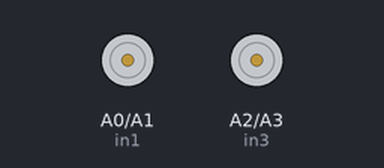
Bench run of a sketch on a simulated Arduino Uno, built with avr-gcc and run on an emulated ATmega328P. Shown: motor-driver pin pairs drawn as motors (green arrow = first pin HIGH = forward, orange = second pin HIGH = backward, longer = more drive, scaled by the enable pin).

Above: at 0.1 s.
At 5.1 s:
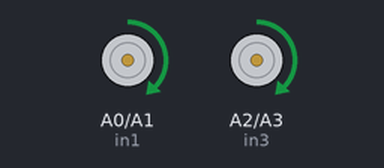
Timing chart, 0 to 6.6 s (numbered marks = the images above):
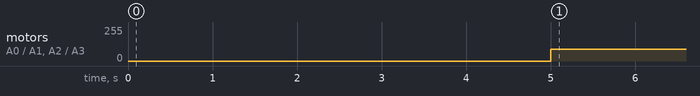

Measured:
- by itself, motor on A0 (in1) / A1 (in2), motor on A2 (in3) / A3 (in4): stopped → forward 90/255 at 5.0 s

The sketch:

hc-04_master.ino
```cpp
// Master code
#include <Wire.h>

// 1 component (Motor)
// Motor A connections
int enA = 11;
int in1 = A0;
int in2 = A1;
// Motor B connections
int enB = 10;
int in3 = A2;
int in4 = A3;

// distance variable
int distance;

void setup() {
  Wire.begin(9); // Set the slave address to 9

  // Set all the motor control pins to outputs
  pinMode(enA, OUTPUT);
  pinMode(enB, OUTPUT);
  pinMode(in1, OUTPUT);
  pinMode(in2, OUTPUT);
  pinMode(in3, OUTPUT);
  pinMode(in4, OUTPUT);

  // Turn off motors - Initial state
  digitalWrite(in1, LOW);
  digitalWrite(in2, LOW);
  digitalWrite(in3, LOW);
  digitalWrite(in4, LOW);

  Wire.onReceive(receive_Obstacle_Distance);

  delay(5000);
}


void moveForward(){
  analogWrite(enA,90);
  analogWrite(enB,90);
  digitalWrite(in1, HIGH);
  digitalWrite(in2, LOW);
  digitalWrite(in3, HIGH);
  digitalWrite(in4, LOW);
}

void stopMoving(){
  digitalWrite(in1, LOW);
  digitalWrite(in2, LOW);
  digitalWrite(in3, LOW);
  digitalWrite(in4, LOW);
}

void receive_Obstacle_Distance(){
  byte highByteDist = Wire.read();  // Read the high byte
  byte lowByteDist = Wire.read();   // Read the low byte
  distance = (highByteDist << 8) | lowByteDist;  // Combine the two bytes into a 16-bit integer
}


void loop() {
  if ((distance>0) && (distance<=30)) stopMoving();
  else moveForward();
}
```
